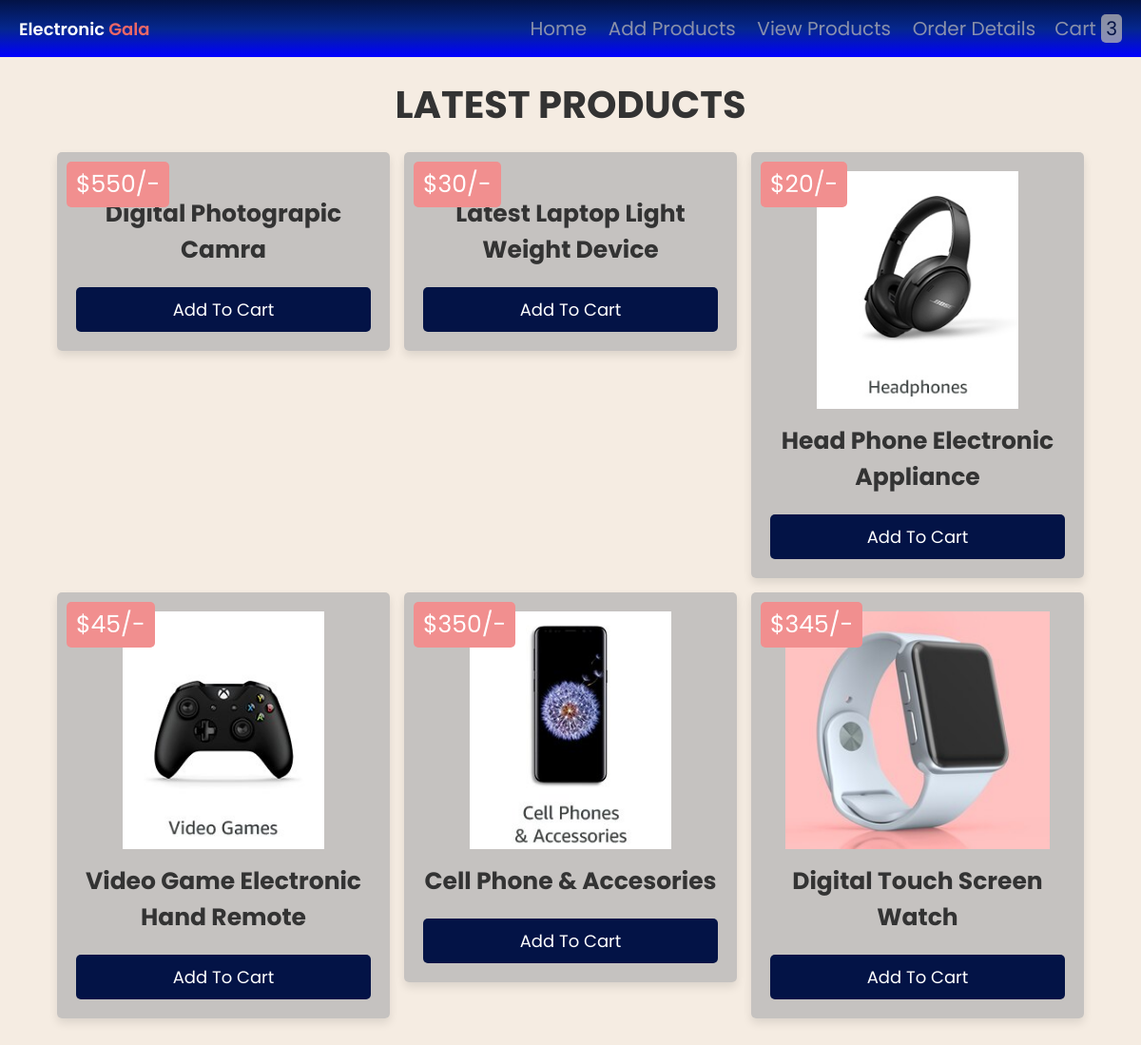
/products.php, run on the app's committed database.
### tables this page shows
CREATE TABLE `products` (
  `id` int(100) NOT NULL,
  `name` text NOT NULL,
  `price` int(255) NOT NULL,
  `image` varchar(100) NOT NULL
);

### products.php (the view, shortened to what this page needs)
<?php
@include 'config.php';
?>
<!DOCTYPE html>
<html lang="en">
<head>
   <link rel="stylesheet" href="https://cdnjs.cloudflare.com/ajax/libs/font-awesome/6.0.0/css/all.min.css">
   <link rel="stylesheet" href="css/style1.css">
</head>
<body>
<?php include 'header.php'; ?>
<div class="container">
<section class="products">
   <h1 class="heading">latest products</h1>
   <div class="box-container">
      <?php
      $select_products = mysqli_query($conn, "SELECT * FROM `products`");
      if(mysqli_num_rows($select_products) > 0){
         while($fetch_product = mysqli_fetch_assoc($select_products)){
      ?>
      <form action="" method="post">
         <div class="box">
            <img src="uploaded_img/<?php echo $fetch_product['image']; ?>" alt="">
            <h3><?php echo $fetch_product['name']; ?></h3>
            <div class="price">$<?php echo $fetch_product['price']; ?>/-</div>
            <input type="submit" class="btn" value="add to cart" name="add_to_cart">
         </div>
      </form>
      <?php
         };
      };
      ?>
   </div>
</section>
</div>
</body>
</html>

### css/style1.css (style rules this page uses)
:root { --blue:rgb(3, 19, 70); --red: rgb(235, 96, 96); --orange:lightcoral; --black:#333; --white: rgba(182, 181, 181, 0.753); --bg-color:rgb(245, 236, 226); --dark-bg:rgba(0,0,0,.7); --box-shadow:0 .5rem 1rem rgba(0,0,0,.1); --border:.1rem solid #999; --lightblue : rgb(5, 39, 141) ; }
* { font-family: 'Poppins', sans-serif; margin:0; padding:0; box-sizing: border-box; outline: none; border:none; text-decoration: none; text-transform: capitalize; }
body { background-color: var(--bg-color); }
html { font-size: 62.5%; overflow-x: hidden; }
.container { max-width: 1200px; margin:0 auto; }
section { padding:2rem; }
.heading { text-align: center; font-size: 3.5rem; text-transform: uppercase; color:var(--black); margin-bottom: 2rem; }
.btn, .option-btn, .delete-btn { display: block; width: 100%; text-align: center; background-color: var(--blue); color: #fff; font-size: 1.7rem; padding:1.2rem 3rem; border-radius: .5rem; cursor: pointer; margin-top: 1rem; }
.products .box-container { display: grid; grid-template-columns: repeat(auto-fit, 35rem); gap:1.5rem; justify-content: center; }
.products .box-container .box { text-align: center; padding:2rem; box-shadow: var(--box-shadow); border:none; border-radius: .5rem; }
.products .box-container .box img { height: 25rem; }
.products .box-container .box h3 { margin:1rem 0; font-size: 2.5rem; color:var(--black); }
.products .box-container .box .price { font-size: 2.5rem; color:var(--black); }

### css/style.css (style rules this page uses)
:root { --blue:rgb(3, 19, 70); --red: rgb(235, 103, 103); --orange:rgb(241, 143, 143); --black:#333; --white: rgba(182, 181, 181, 0.753); --light-bg:rgb(245, 236, 226); --box-shadow:0 5px 10px rgba(0,0,0,.1); --border:2px solid rgba(51, 51, 51, 0.808); --lightblue : rgb(5, 39, 141) ; }
* { font-family: 'Poppins', sans-serif; margin:0; padding:0; box-sizing: border-box; outline: none; border: none; text-decoration: none; }
html { font-size: 62.5%; overflow-x: hidden; }
body { background-color: var(--light-bg); }
.btn, .delete-btn, .option-btn { display: inline-block; padding:10px 30px; cursor: pointer; font-size: 18px; color:#fff; border-radius: 5px; text-transform: capitalize; }
.btn { background-color: var(--blue); margin-top: 10px; }
.container { padding:0 20px; margin:0 auto; max-width: 1200px; padding-bottom: 70px; }
.container .heading { text-align: center; margin-bottom: 20px; font-size: 40px; text-transform: uppercase; color:var(--black); }
.container .products .box-container { display: flex; flex-wrap: wrap; gap:15px; justify-content: center; }
.container .products .box-container .box { text-align: center; border-radius: 5px; box-shadow: var(--box-shadow); border:none; position: relative; padding:20px; background-color: var(--white); width: 350px; }
.container .products .box-container .box img { height: 250px; }
.container .products .box-container .box .price { position: absolute; top:10px; left:10px; padding:5px 10px; border-radius: 5px; background-color: var(--orange); color:#fff; font-size: 25px; }

### data on the page
products: name "Digital Photograpic Camra", price "550"
products: name "Latest Laptop Light Weight Device", price "30"
products: image (picture), name "Head Phone Electronic Appliance", price "20"
products: image (picture), name "Video Game Electronic Hand Remote", price "45"
products: image (picture), name "Cell Phone & Accesories", price "350"
products: image (picture), name "Digital Touch Screen Watch", price "345"

### other printed values
$row_count "3"
